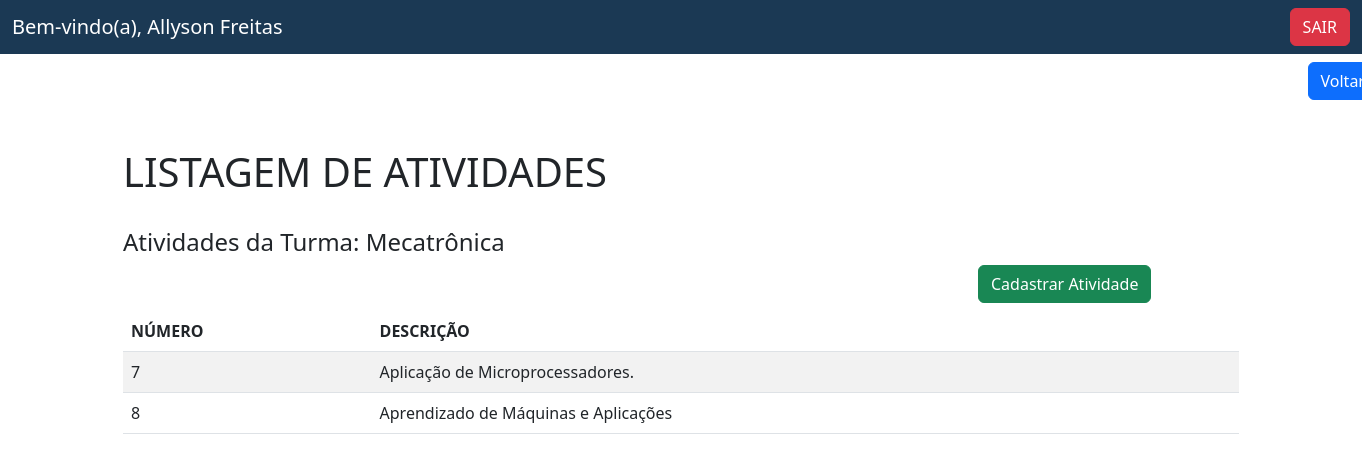
/listar_demanda.php?codigo=6&nome_turma=Mecatrônica (signed in), run on the app's committed database.
### tables this page shows
CREATE TABLE `atividades` (
  `id_atividade` int(11) NOT NULL,
  `turma` varchar(200) NOT NULL,
  `descricao` varchar(200) NOT NULL
);

### listar_demanda.php (the view, shortened to what this page needs)
<?php
    if(isset($_SESSION['email']) && $_SESSION['email'] === TRUE){
?>
<!DOCTYPE html>
<html lang="en">
<head>
    <link href="https://cdn.jsdelivr.net/npm/bootstrap@5.3.0/dist/css/bootstrap.min.css" rel="stylesheet">
</head>
<body>
<?php
    $turma = $_GET["nome_turma"];
    $codigo = $_GET["codigo"];
?>
    <nav class="navbar navbar-custom">
        <div class="container-fluid">
            <span class="navbar-brand mb-0 h1 text-white">Bem-vindo(a), <?php echo $_COOKIE['nome']; ?></span>
            <a href="index.php" class="btn btn-danger" onclick="return confirm('Tem certeza que deseja SAIR?')">SAIR</a>
        </div>
    </nav>
    <div class="col-2" style="margin-left: 96%;">
        <a href="pag_professor.php" class="btn btn-primary mt-2">Voltar</a>
    </div>
    <div class="container mt-5">
        <h1>LISTAGEM DE ATIVIDADES</h1>
        <br>
        <h4>Atividades da Turma: <?php echo $turma; ?></h4>
        <div class="row justify-content-end">
            <div class="col-3">
                <a href="cadastro_atividade.php?codigo=<?php echo $codigo; ?>&nome_turma=<?php echo $turma;?>" class="btn btn-success mb-2">Cadastrar Atividade</a>
            </div>
        </div>
        <center>
            <table class="table table-striped">
                <thead>
                    <tr>
                        <th scope="col">NÚMERO</th>
                        <th scope="col">DESCRIÇÃO</th>
                    </tr>
                </thead>
                <?php
                    require_once "conexao.php";
                    if ($_SERVER["REQUEST_METHOD"] == "GET"){
                        $sql_query = "SELECT * FROM atividades WHERE turma = '$turma'";
                        if ($result = $conn ->query($sql_query)) {
                            while ($row = $result->fetch_assoc()) {
                                $numero = $row['id_atividade'];
                                $descricao = $row['descricao'];
                ?>
                            <tr>
                                <td><?php echo $numero; ?></td>
                                <td><?php echo $descricao; ?></td>
                            </tr>
                <?php
                            }
                        }
                    }
                ?>
            </table>
        </center>
    </div>
</body>
</html>
<?php
    }else{
        header("location:index.php");
}
?>

### listar_demanda.php (style rules this page uses)
.navbar-custom { background-color: #1B3954; }

### data on the page
atividades: id_atividade "7", descricao "Aplicação de Microprocessadores."
atividades: id_atividade "8", descricao "Aprendizado de Máquinas e Aplicações"

### other printed values
$_COOKIE['nome'] "Allyson Freitas"
$turma "Mecatrônica"
